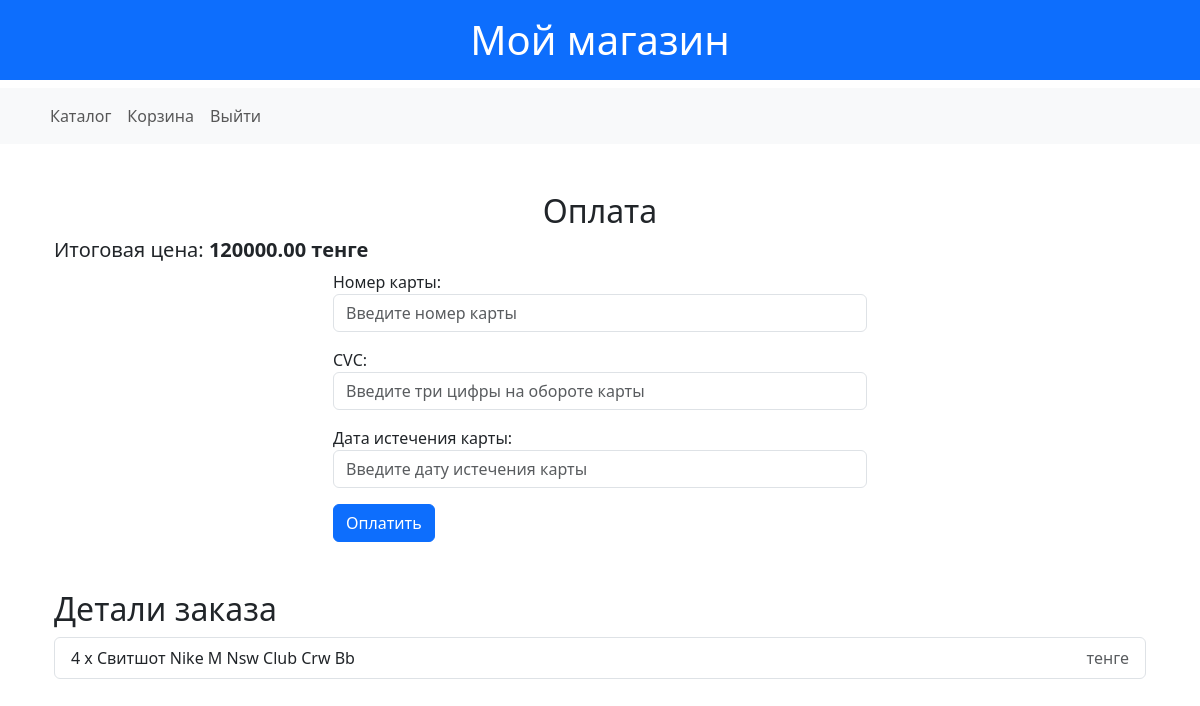
The app's page /payment/25 (signed in) with its own data.
### shop/models.py (models this page shows, shortened)
class Order(models.Model):
    STATUS_CHOICES = [
        ('ordered', 'Заказан'),
        ('shipped', 'Отправлен'),
        ('received', 'Получен'),
        ('canceled', 'Отменен'),
        ('returned', 'Возвращен'),
    ]
    user = models.ForeignKey(User, on_delete=models.CASCADE, related_name='orders')
    total_price = models.DecimalField(max_digits=10, decimal_places=2)
    address = models.CharField(max_length=255)
    status = models.CharField(max_length=10, choices=STATUS_CHOICES, default='ordered')
    payment_status = models.BooleanField(default=False)
    created_at = models.DateTimeField(auto_now_add=True)
    objects = OrderManager()
    class Meta:
        verbose_name = "Заказ"
        verbose_name_plural = "Заказы"

class OrderItem(models.Model):
    order = models.ForeignKey(Order, related_name='items', on_delete=models.CASCADE)
    product = models.ForeignKey(Product, on_delete=models.CASCADE)
    quantity = models.PositiveIntegerField(default=1)
    objects = OrderItemManager()
    class Meta:
        verbose_name = "Запись заказов"
        verbose_name_plural = "Записи заказов"

class Product(models.Model):
    name = models.CharField(max_length=200)
    slug = models.SlugField(max_length=200, null=True, blank=True)
    description = models.TextField()
    price = models.DecimalField(max_digits=10, decimal_places=2)
    discount_price = models.DecimalField(max_digits=10, decimal_places=2, blank=True, null=True, default=0)
    category = models.ForeignKey(Category, related_name="products", on_delete=models.CASCADE)
    image = models.ImageField(upload_to='media/products/')
    created_at = models.DateTimeField(auto_now_add=True)
    quantity = models.PositiveIntegerField(default=0, blank=True)
    class Meta:
        verbose_name = "Товар"
        verbose_name_plural = "Товары"

### shop/views.py (the view, shortened to what this page needs)
# urls.py: path('payment/<int:order_id>', PaymentView.as_view(), name = 'payment'),
class PaymentView(LoginRequiredMixin, FormView):
    template_name = "payments/payment_form.html"
    form_class = PaymentForm
    success_url = reverse_lazy('payment')
    payment_system: PaymentSystem = FakePaymentSystem()
    def get_context_data(self, **kwargs: Any) -> dict[str, Any]:
        context = super().get_context_data(**kwargs)
        order_id = self.kwargs.get("order_id")
        order = get_object_or_404(Order, id=order_id, user=self.request.user)
        context['order'] = order
        context['total_price'] = order.total_price
        return context

### shop/forms.py
class PaymentForm(forms.Form):
    card_number = forms.CharField(label = "Номер карты", max_length=16, widget=forms.TextInput(attrs={"class": "form-control", "placeHolder" : "Введите номер карты"}))
    cvc = forms.CharField(label = "CVС", max_length=3, widget=forms.TextInput(attrs={"class": "form-control", "placeHolder" : "Введите три цифры на обороте карты"}))
    expired_date = forms.CharField(label = "Дата истечения карты", max_length=4, widget=forms.TextInput(attrs={"class": "form-control", "placeHolder" : "Введите дату истечения карты"}))

### shop/templates/payments/payment_form.html (shortened to what this page needs)
{% extends 'shop/base.html' %}
{% block content %}
<div class="container mt-5">
    <h2 class="text-center">Оплата</h2>
    <p class="h5">Итоговая цена: <strong>{{ total_price }} тенге</strong></p>
    <div class="row justify-content-center">
        <div class="col-md-6">
            <form method="post">
                {{ form.as_p }}
                <button type="submit" class="btn btn-primary btn-block">Оплатить</button>
            </form>
        </div>
    </div>
    <h2 class="mt-5">Детали заказа</h2>
    <ul class="list-group mb-4">
        {% for item in order.items.all %}
            <li class="list-group-item d-flex justify-content-between align-items-center">
                {{ item.quantity }} x {{ item.product.name }}
                <span class="text-muted">{{ item.price }} тенге</span>
            </li>
        {% endfor %}
    </ul>
</div>
{% endblock %}

### records on screen
Order: total_price "120000.00"
OrderItem: quantity "4", product.name "Свитшот Nike M Nsw Club Crw Bb"
